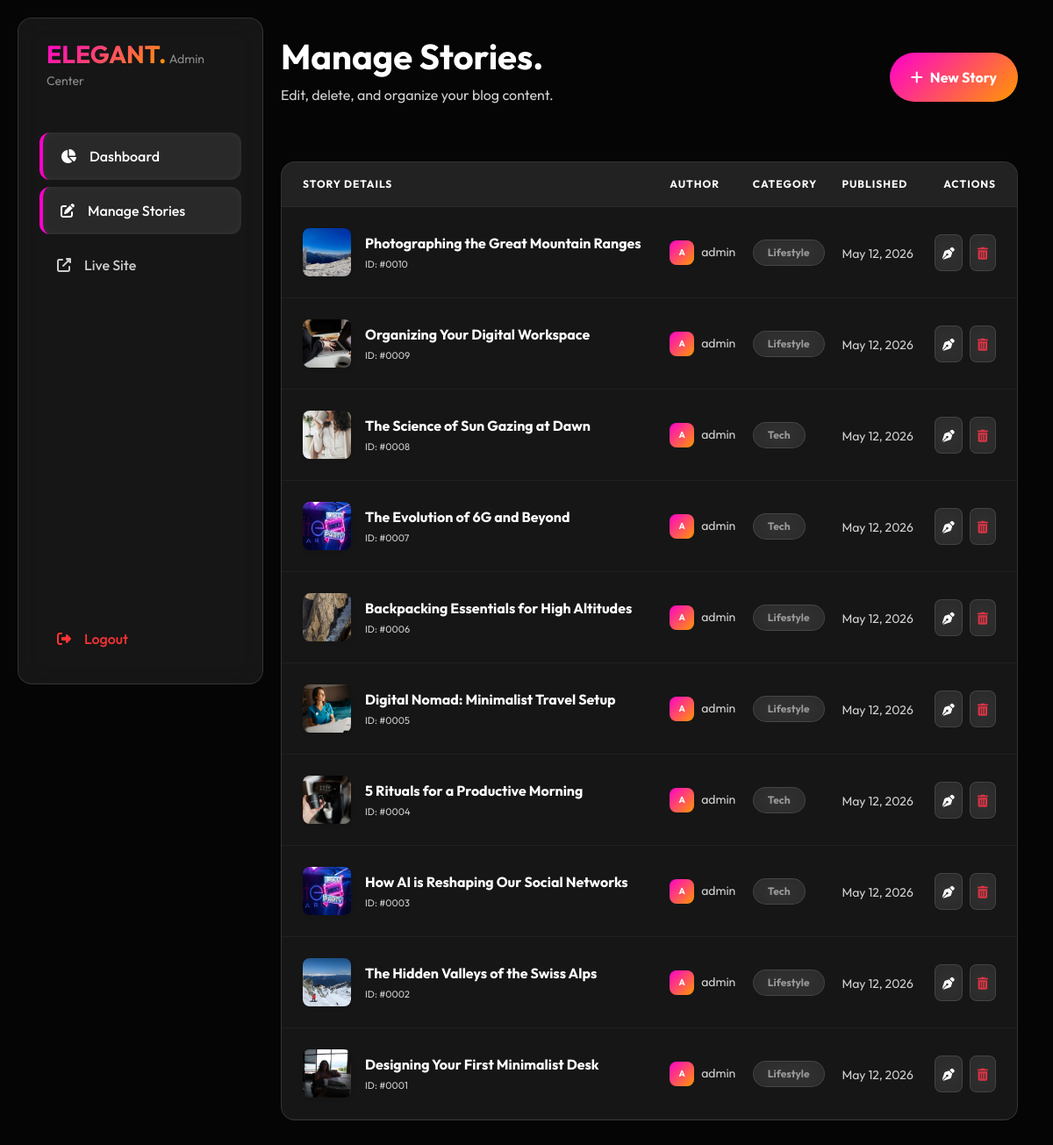
The page /dashboard/blogs/ (signed in) on the database its author committed.
### blogapp/models.py (models this page shows, shortened)
class Blog(models.Model):
    title = models.CharField(max_length=200)
    content = models.TextField()
    image = models.ImageField(upload_to='blogs/')
    category = models.ForeignKey(Category, on_delete=models.CASCADE)
    author = models.ForeignKey(User, on_delete=models.CASCADE)
    created_at = models.DateTimeField(auto_now_add=True)

class Category(models.Model):
    name = models.CharField(max_length=100)

### blogapp/views.py (the view)
# urls.py: path('dashboard/blogs/', views.blog_manage, name='blog_manage'),
@staff_member_required
def blog_manage(request):
    blogs = Blog.objects.all().order_by('-created_at')
    return render(request, 'blog_manage.html', {'blogs': blogs})

### blogapp/templates/blog_manage.html (shortened to what this page needs)
{% extends 'base_admin.html' %}
{% block content %}
<div class="d-flex justify-content-between align-items-center mb-5 animate-fade-in">
    <div>
        <h1 class="text-white fw-bold">Manage Stories.</h1>
        <p class="text-muted">Edit, delete, and organize your blog content.</p>
    </div>
    <a href="{% url 'blog_add' %}" class="btn-modern px-4 py-3">
        <i class="fas fa-plus me-2"></i> New Story
    </a>
</div>
<div class="glass p-0 overflow-hidden animate-fade-in" style="animation-delay: 0.1s;">
    <div class="table-responsive">
        <table class="table table-dark table-borderless align-middle mb-0" style="--bs-table-bg: transparent;">
            <thead>
                <tr class="small border-bottom border-secondary border-opacity-10" style="background: rgba(255,255,255,0.02);">
                    <th class="ps-4 py-3 text-white">STORY DETAILS</th>
                    <th class="py-3 text-white">AUTHOR</th>
                    <th class="py-3 text-white">CATEGORY</th>
                    <th class="py-3 text-white">PUBLISHED</th>
                    <th class="py-3 text-end pe-4 text-white">ACTIONS</th>
                </tr>
            </thead>
            <tbody>
                {% for blog in blogs %}
                <tr class="border-bottom border-secondary border-opacity-10 hover-glow-subtle">
                    <td class="ps-4 py-4">
                        <div class="d-flex align-items-center gap-3">
                            {% if blog.image %}
                                <img src="{{ blog.image.url }}" class="rounded-3 shadow-sm" style="width: 55px; height: 55px; object-fit: cover;">
                            {% else %}
                                <div class="glass rounded-3 d-flex align-items-center justify-content-center shadow-sm" style="width: 55px; height: 55px;">
                                    <i class="fas fa-image text-muted small"></i>
                                </div>
                            {% endif %}
                            <div>
                                <a href="{% url 'detail' blog.id %}" class="text-white fw-bold text-decoration-none hover-white mb-1 d-block">{{ blog.title }}</a>
                                <span class="text-muted smaller d-block" style="font-size: 11px;">ID: #{{ blog.id|stringformat:"04d" }}</span>
                            </div>
                        </div>
                    </td>
                    <td>
                        <div class="d-flex align-items-center gap-2">
                            <div class="btn-modern p-0 d-flex align-items-center justify-content-center fw-bold" style="width: 28px; height: 28px; border-radius: 8px; font-size: 10px;">
                                {{ blog.author.username|slice:":1"|upper }}
                            </div>
                            <span class="text-muted small">{{ blog.author.username }}</span>
                        </div>
                    </td>
                    <td><span class="badge glass px-3 py-2 text-white-50 border border-secondary border-opacity-25">{{ blog.category.name }}</span></td>
                    <td><span class="text-muted small">{{ blog.created_at|date:"M d, Y" }}</span></td>
                    <td class="text-end pe-4">
                        <div class="d-flex gap-2 justify-content-end">
                            <a href="{% url 'blog_edit' blog.id %}" class="btn glass p-2 rounded-3 text-white" title="Edit"><i class="fas fa-pen-nib small"></i></a>
                            <a href="{% url 'blog_delete' blog.id %}" class="btn glass p-2 rounded-3 text-danger" title="Delete"><i class="fas fa-trash-can small"></i></a>
                        </div>
                    </td>
                </tr>
                {% endfor %}
            </tbody>
        </table>
    </div>
</div>
{% endblock %}

### blogapp/static/css/style.css (style rules this page uses)
:root { --bg-color: #050505; --surface-color: rgba(255, 255, 255, 0.07); --glass-border: rgba(255, 255, 255, 0.12); --primary-gradient: linear-gradient(135deg, #ff00cc 0%, #ff9900 100%); --secondary-gradient: linear-gradient(135deg, #784BA0 0%, #FF3CAC 100%); --text-main: #ffffff; --text-muted: #d1d1d1; --accent-glow: 0 0 35px rgba(255, 0, 204, 0.25); }
body { background-color: var(--bg-color); color: var(--text-main); font-family: 'Outfit', sans-serif; margin: 0; overflow-x: hidden; }
p, span, label, td, th, h1, h2, h3, h4, h5, h6, strong, b { color: inherit; }
.text-muted { color: var(--text-muted) !important; }
.glass { background: var(--surface-color) !important; backdrop-filter: blur(16px); -webkit-backdrop-filter: blur(16px); border: 1px solid var(--glass-border) !important; border-radius: 16px; color: var(--text-main); }
.table { --bs-table-bg: transparent !important; --bs-table-color: var(--text-main) !important; --bs-table-border-color: var(--glass-border) !important; background-color: transparent !important; color: var(--text-main) !important; }
.table thead th { background-color: rgba(255, 255, 255, 0.03) !important; color: #ffffff !important; text-transform: uppercase; font-size: 0.75rem; letter-spacing: 1px; }
.animate-fade-in { animation: fadeIn 0.6s ease-out forwards; }
.btn-modern { background: var(--primary-gradient); border: none; color: white !important; padding: 12px 30px; border-radius: 50px; font-weight: 700; transition: all 0.3s cubic-bezier(0.175, 0.885, 0.32, 1.275); text-decoration: none; display: inline-flex; align-items: center; justify-content: center; }

### blogapp/templates/blog_manage.html (style rules this page uses)
.hover-glow-subtle { transition: background 0.3s ease; }

### rows shown on the page
Blog: image (picture), title "Photographing the Great Mountain Ranges", id "0010", author.username "A", author.username "admin", category.name "Lifestyle", created_at "May 12, 2026"
Blog: image (picture), title "Organizing Your Digital Workspace", id "0009", author.username "A", author.username "admin", category.name "Lifestyle", created_at "May 12, 2026"
Blog: image (picture), title "The Science of Sun Gazing at Dawn", id "0008", author.username "A", author.username "admin", category.name "Tech", created_at "May 12, 2026"
Blog: image (picture), title "The Evolution of 6G and Beyond", id "0007", author.username "A", author.username "admin", category.name "Tech", created_at "May 12, 2026"
Blog: image (picture), title "Backpacking Essentials for High Altitudes", id "0006", author.username "A", author.username "admin", category.name "Lifestyle", created_at "May 12, 2026"
Blog: image (picture), title "Digital Nomad: Minimalist Travel Setup", id "0005", author.username "A", author.username "admin", category.name "Lifestyle", created_at "May 12, 2026"
Blog: image (picture), title "5 Rituals for a Productive Morning", id "0004", author.username "A", author.username "admin", category.name "Tech", created_at "May 12, 2026"
Blog: image (picture), title "How AI is Reshaping Our Social Networks", id "0003", author.username "A", author.username "admin", category.name "Tech", created_at "May 12, 2026"
Blog: image (picture), title "The Hidden Valleys of the Swiss Alps", id "0002", author.username "A", author.username "admin", category.name "Lifestyle", created_at "May 12, 2026"
Blog: image (picture), title "Designing Your First Minimalist Desk", id "0001", author.username "A", author.username "admin", category.name "Lifestyle", created_at "May 12, 2026"
